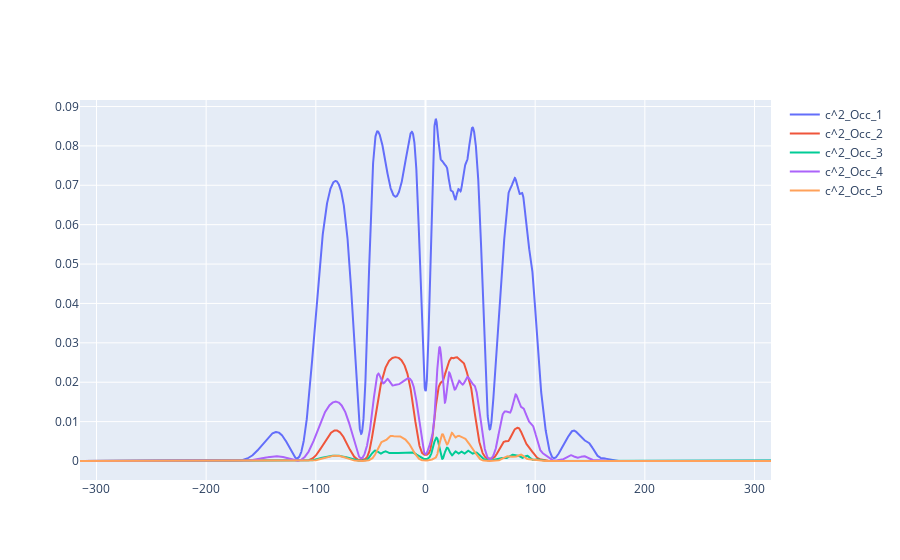

The notebook cell saved with this chart:
### Markdown cell above
# Laser dense

### Code cell
df_dense=pd.read_csv("/home/user/BachelorThesis/trecxcoefftests/tiptoe_dense/0016/expec", sep='\s+', header=8)
#shift every column name by one and remove the first column
df_dense.columns = df_dense.columns[1:].tolist() + [""]
#remove last column
df_dense = df_dense.iloc[:, :-1]




fig = go.Figure()
#fig.add_trace(go.Scatter(x=np.array(df_dense["Time"]), y=np.array(df_dense["<Occ{H0:0}>"]), mode='lines', name='c^2_Occ_0'))
fig.add_trace(go.Scatter(x=np.array(df_dense["Time"]), y=np.array(df_dense["<Occ{H0:1}>"]), mode='lines', name='c^2_Occ_1'))
fig.add_trace(go.Scatter(x=np.array(df_dense["Time"]), y=np.array(df_dense["<Occ{H0:2}>"]), mode='lines', name='c^2_Occ_2'))
fig.add_trace(go.Scatter(x=np.array(df_dense["Time"]), y=np.array(df_dense["<Occ{H0:3}>"]), mode='lines', name='c^2_Occ_3'))
fig.add_trace(go.Scatter(x=np.array(df_dense["Time"]), y=np.array(df_dense["<Occ{H0:4}>"]), mode='lines', name='c^2_Occ_4'))
fig.add_trace(go.Scatter(x=np.array(df_dense["Time"]), y=np.array(df_dense["<Occ{H0:5}>"]), mode='lines', name='c^2_Occ_5'))
#fig.add_trace(go.Scatter(x=np.array(df_dense["Time"]), y=1-(np.real(cumulative_integral_reduced)**2+np.imag(cumulative_integral_reduced)**2), mode='lines', name='c^2_analytical'))
#fig.add_trace(go.Scatter(x=np.array(df_dense["Time"]), y=np.array(df_dense["Re{<H0:2|psi>}"]**2+df_dense["Imag{<H0:2|psi>}"]**2), mode='lines', name='c^2_new'))
#fig.add_trace(go.Scatter(x=np.array(df_dense["Time"]), y=np.array(df_dense["Re{<H0:0|psi>}"]), mode='lines', name='c^2_new'))

### Figure 1 — Plotly figure (JSON) as saved in the notebook; plotly's stock layout.template omitted (floating-point values rounded to 4 significant figures; data arrays with more than 128 entries replaced by an {"elided": "..."} marker saying what was removed)
{"data": [{"mode": "lines", "name": "c^2_Occ_1", "type": "scatter", "x": {"elided": "6302 float values"}, "y": {"elided": "6302 float values"}}, {"mode": "lines", "name": "c^2_Occ_2", "type": "scatter", "x": {"elided": "6302 float values"}, "y": {"elided": "6302 float values"}}, {"mode": "lines", "name": "c^2_Occ_3", "type": "scatter", "x": {"elided": "6302 float values"}, "y": {"elided": "6302 float values"}}, {"mode": "lines", "name": "c^2_Occ_4", "type": "scatter", "x": {"elided": "6302 float values"}, "y": {"elided": "6302 float values"}}, {"mode": "lines", "name": "c^2_Occ_5", "type": "scatter", "x": {"elided": "6302 float values"}, "y": {"elided": "6302 float values"}}], "layout": {}}
